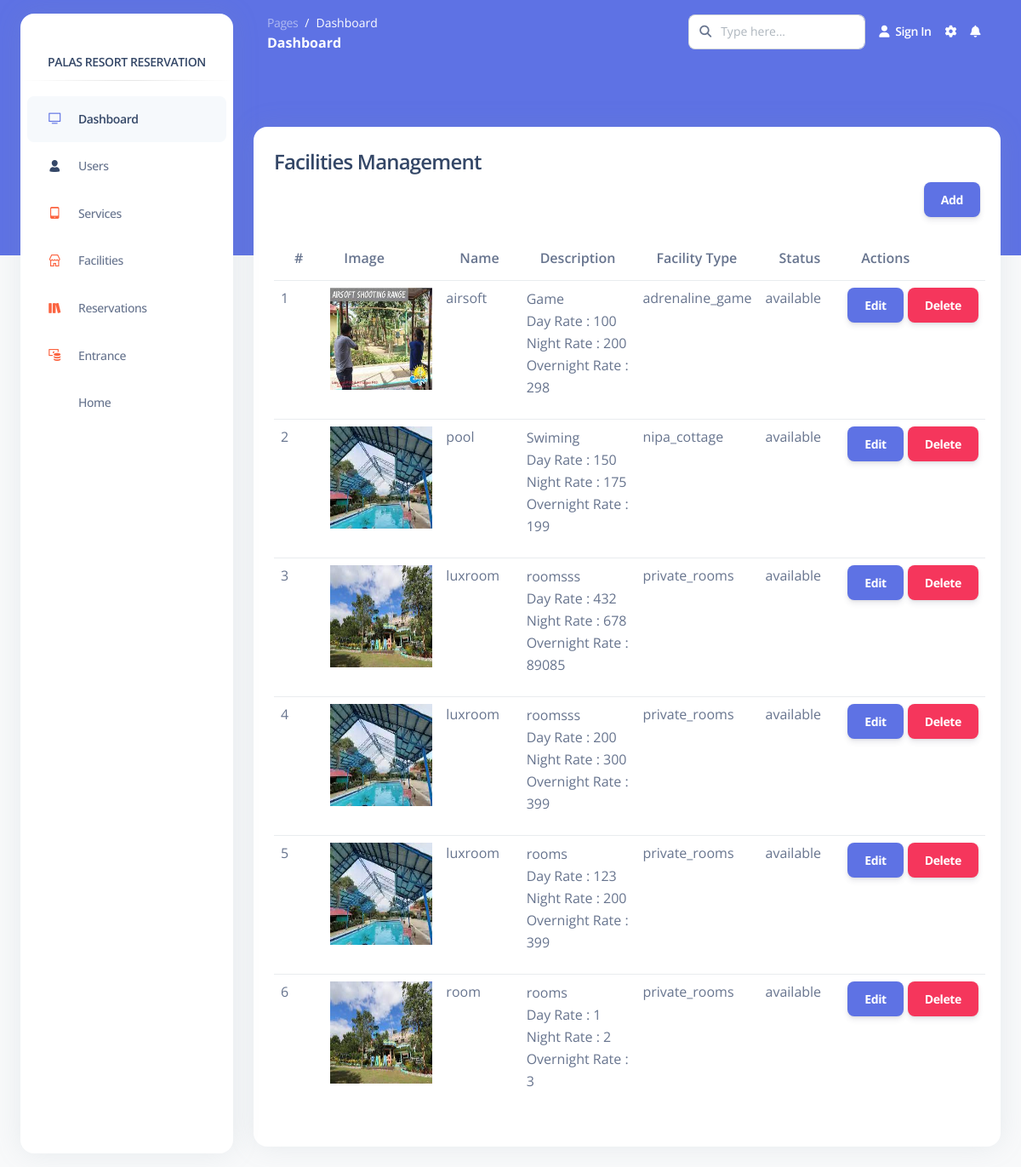
/Pages/admin/facilitiesMangement.php, run on an earlier commit of the app's database.
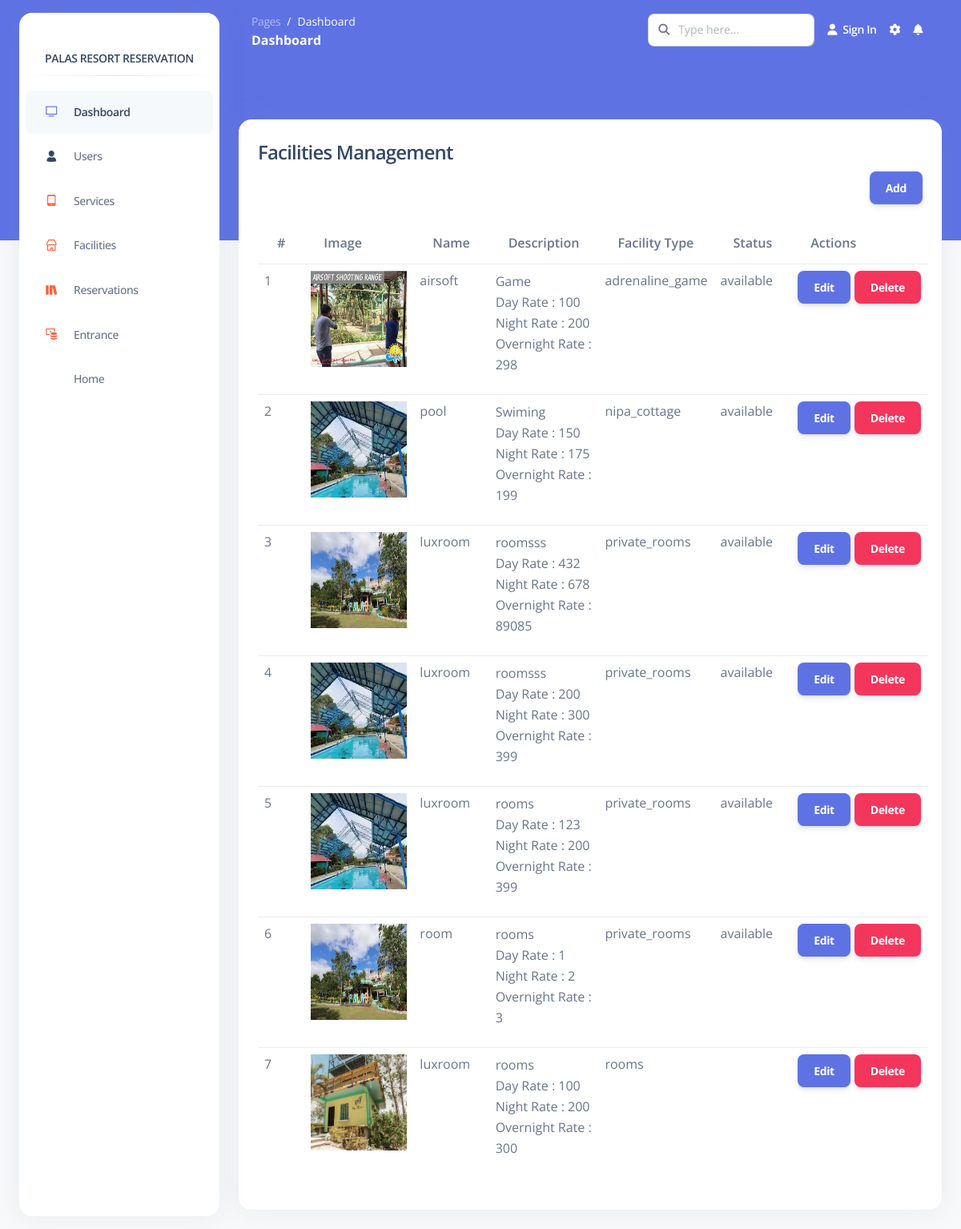
And on a later commit of the database.
### tables this page shows
CREATE TABLE `facilities` (
  `id` bigint(20) UNSIGNED NOT NULL,
  `name` varchar(255) NOT NULL,
  `description` varchar(255) NOT NULL,
  `image` varchar(255) NOT NULL,
  `day_rate` double NOT NULL,
  `night_rate` double NOT NULL,
  `overnigth_rate` double NOT NULL,
  `facility_type` varchar(255) NOT NULL,
  `status` varchar(255) NOT NULL
);

### Functions/InnovatechAPIFunctions.php (called while the page is built, shortened)
<?php
    class InnovatechAPIFunctions{
        private $servername='localhost';
        private $username='root';
        private $password='';
        private $dbname='palasresort';
        private $mysqli='';
        public function __construct(){
            $this->mysqli = new mysqli($this->servername,$this->username,$this->password,$this->dbname);
        }
        public function select($table,$rows="*",$where = null){
            if ($where != null) {
                $sql="SELECT $rows FROM $table WHERE $where";
            }else{
                $sql="SELECT $rows FROM $table";
            }
            $this->sql = $result = $this->mysqli->query($sql);
        }
    }
?>

### Pages/admin/facilitiesMangement.php (the view, shortened to what this page needs)
<?php include('page/head.php'); ?>
<?php include('page/sidebar.php'); ?>
<main class="main-content position-relative border-radius-lg ">
      <?php include('page/navigationbar.php'); ?>
        <div class="container-fluid py-4">
            <div class="card" style="margin-top:50px;">
              <div class="card-body">
                  <div class="card-title">
                    <h4 class="card-title">Facilities Management</h4>
                    <div class="d-flex flex-row-reverse">
                      <button type="button" class="btn btn-primary" data-bs-toggle="modal" data-bs-target="#exampleModal">
                        Add
                      </button>
                    </div>
                  </div>
                  <table class="table table-hover">
                    <thead>
                      <tr >
                      <th scope="col">#</th>
                        <th scope="col">Image</th>
                        <th scope="col">Name</th>
                        <th scope="col">Description</th>
                        <th scope="col">Facility Type</th>
                        <th scope="col">Status</th>
                        <th scope="col">Actions</th>
                      </tr>
                    </thead>
                    <tbody>
                    <tbody>
                      <?php
                          include('../../Functions/InnovatechAPIFunctions.php');
                          $newAPIFunctions = new InnovatechAPIFunctions();
                          $newAPIFunctions->select("facilities","*");
                          $userLists = $newAPIFunctions->sql;
                          $index = 1;
                          while ($data = mysqli_fetch_assoc($userLists)){
                      ?>
                          <tr>
                              <td><?php echo $index; ?></td>
                              <td><img alt="Chania" width="120" height="120" src="./facilitiesimage/images/<?php echo $data['image']; ?>"></td>
                              <td><?php echo $data["name"]; ?></td>
                              <td class="text-wrap"><p> <?php echo $data["description"]." <br> Day Rate : ". $data["day_rate"]." <br> Night Rate : ". $data["night_rate"] . " <br> Overnight Rate : ". $data["overnigth_rate"]?></p></td>
                              <td><?php echo $data["facility_type"]; ?></td>
                              <td><?php echo $data["status"]; ?></td>
                              <td><button style="margin-right:5px;" type="button" class="btn btn-primary" id="edit" data-id="<?php echo $data['id']; ?>">Edit</button><button type="button" class="btn btn-danger" data-id="<?php echo $data['id']; ?>" id="delete">Delete</button></td>
                          </tr>
                          <?php $index++; } ?>
                    </tbody>
                  </table>
              </div>
            </div>
        </div>
</main>
<?php include('page/scripts.php'); ?>

### Pages/admin/page/head.php (shortened to what this page needs)
<!DOCTYPE html>
<html lang="en">
<head>
  <link href="./assets/css/nucleo-icons.css" rel="stylesheet" />
  <link href="./assets/css/nucleo-svg.css" rel="stylesheet" />
  <link href="./assets/css/nucleo-svg.css" rel="stylesheet" />
  <link id="pagestyle" href="./assets/css/argon-dashboard.css?v=2.0.4" rel="stylesheet" />
</head>
<body class="g-sidenav-show   bg-gray-100">

### Pages/admin/page/sidebar.php (shortened to what this page needs)
<aside class="sidenav bg-white navbar navbar-vertical navbar-expand-xs border-0 border-radius-xl my-3 fixed-start ms-4 " id="sidenav-main">
    <div class="sidenav-header">
      <a class="navbar-brand m-0" href=" https://demos.creative-tim.com/argon-dashboard/pages/dashboard.html " target="_blank">
        <span class="ms-1 font-weight-bold"><center>PALAS RESORT RESERVATION</center></span>
      </a>
    </div>
    <hr class="horizontal dark mt-0">
    <div class="collapse navbar-collapse w-auto h-auto " id="sidenav-collapse-main">
      <ul class="navbar-nav">
        <li class="nav-item">
          <a class="nav-link active" href="index.php">
            <div class="icon icon-shape icon-sm border-radius-md text-center me-2 d-flex align-items-center justify-content-center">
              <i class="ni ni-tv-2 text-primary text-sm opacity-10"></i>
            </div>
            <span class="nav-link-text ms-1">Dashboard</span>
          </a>
        </li>
        <li class="nav-item">
          <a class="nav-link " href="userManagement.php">
            <div class="icon icon-shape icon-sm border-radius-md text-center me-2 d-flex align-items-center justify-content-center">
            <i class="ni ni-single-02 text-dark text-sm opacity-10"></i>
            </div>
            <span class="nav-link-text ms-1">Users</span>
          </a>
        </li>
        <li class="nav-item">
          <a class="nav-link " href="serviceManagement.php">
            <div class="icon icon-shape icon-sm border-radius-md text-center me-2 d-flex align-items-center justify-content-center">
              <i class="ni ni-mobile-button text-warning text-sm opacity-10"></i>
            </div>
            <span class="nav-link-text ms-1">Services</span>
          </a>
        </li>
        <li class="nav-item">
          <a class="nav-link " href="facilitiesMangement.php">
            <div class="icon icon-shape icon-sm border-radius-md text-center me-2 d-flex align-items-center justify-content-center">
              <i class="ni ni-shop text-warning text-sm opacity-10"></i>
            </div>
            <span class="nav-link-text ms-1">Facilities</span>
          </a>
        </li>
        <li class="nav-item">
          <a class="nav-link " href="reservationManagement.php">
            <div class="icon icon-shape icon-sm border-radius-md text-center me-2 d-flex align-items-center justify-content-center">
              <i class="ni ni-books text-warning text-sm opacity-10"></i>
            </div>
            <span class="nav-link-text ms-1">Reservations</span>
          </a>
        </li>
        <li class="nav-item">
          <a class="nav-link " href="userManagement.php">
            <div class="icon icon-shape icon-sm border-radius-md text-center me-2 d-flex align-items-center justify-content-center">
              <i class="ni ni-money-coins text-warning text-sm opacity-10"></i>
            </div>
            <span class="nav-link-text ms-1">Entrance</span>
          </a>
        </li>
        <li class="nav-item">
          <a class="nav-link " href="../../index.php">
            <div class="icon icon-shape icon-sm border-radius-md text-center me-2 d-flex align-items-center justify-content-center">
            </div>
            <span class="nav-link-text ms-1">Home</span>
          </a>
        </li>
      </ul>
    </div>
  </aside>

### Pages/admin/page/navigationbar.php (shortened to what this page needs)
<nav class="navbar navbar-main navbar-expand-lg px-0 mx-4 shadow-none border-radius-xl " id="navbarBlur" data-scroll="false">
      <div class="container-fluid py-1 px-3">
        <nav aria-label="breadcrumb">
          <ol class="breadcrumb bg-transparent mb-0 pb-0 pt-1 px-0 me-sm-6 me-5">
            <li class="breadcrumb-item text-sm"><a class="opacity-5 text-white" href="javascript:;">Pages</a></li>
            <li class="breadcrumb-item text-sm text-white active" aria-current="page">Dashboard</li>
          </ol>
          <h6 class="font-weight-bolder text-white mb-0">Dashboard</h6>
        </nav>
        <div class="collapse navbar-collapse mt-sm-0 mt-2 me-md-0 me-sm-4" id="navbar">
          <div class="ms-md-auto pe-md-3 d-flex align-items-center">
            <div class="input-group">
              <span class="input-group-text text-body"><i class="fas fa-search" aria-hidden="true"></i></span>
              <input type="text" class="form-control" placeholder="Type here...">
            </div>
          </div>
          <ul class="navbar-nav  justify-content-end">
            <li class="nav-item d-flex align-items-center">
              <a href="javascript:;" class="nav-link text-white font-weight-bold px-0">
                <i class="fa fa-user me-sm-1"></i>
                <span class="d-sm-inline d-none">Sign In</span>
              </a>
            </li>
            <li class="nav-item px-3 d-flex align-items-center">
              <a href="javascript:;" class="nav-link text-white p-0">
                <i class="fa fa-cog fixed-plugin-button-nav cursor-pointer"></i>
              </a>
            </li>
            <li class="nav-item dropdown pe-2 d-flex align-items-center">
              <a href="javascript:;" class="nav-link text-white p-0" id="dropdownMenuButton" data-bs-toggle="dropdown" aria-expanded="false">
                <i class="fa fa-bell cursor-pointer"></i>
              </a>
            </li>
          </ul>
        </div>
      </div>
    </nav>

### Pages/admin/page/scripts.php (shortened to what this page needs)
</body>
</html>

### Pages/admin/assets/css/nucleo-svg.css (style rules this page uses)
.icon { display: inline-block; color: #111111; height: 1em; width: 1em; }
.icon-sm { height: 0.8em; width: 0.8em; }
.icon { fill: currentColor; stroke: none; }

What changed in the data, as far as the page shows it:
added facilities: image (picture), name "luxroom", description "rooms", day_rate "100", night_rate "200", overnigth_rate "300", facility_type "rooms"
